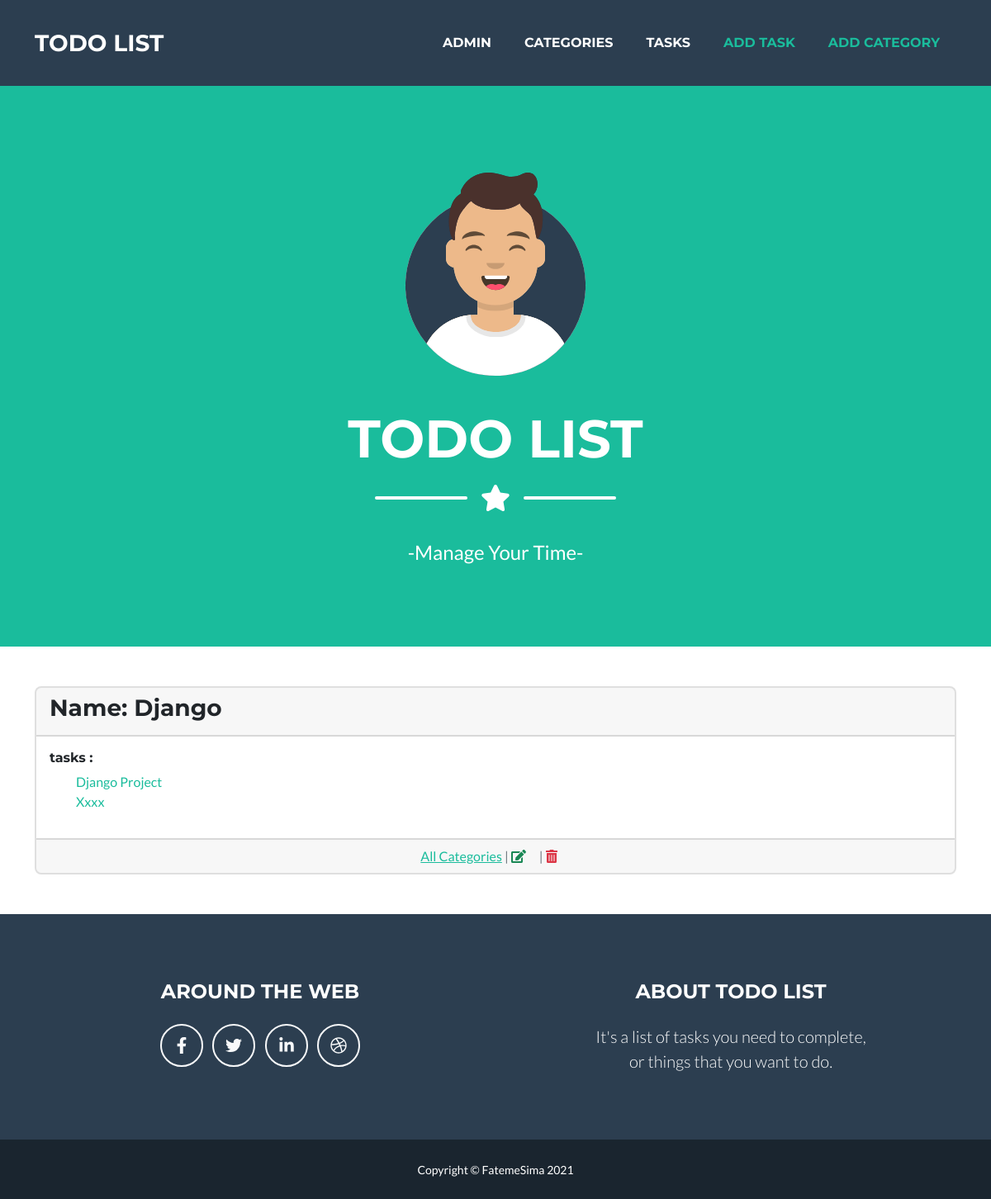
/todo/category/django/, run on the app's committed database.
### todo/models.py (models this page shows, shortened)
class Category(models.Model):
    name = models.CharField(max_length=50, unique=True, blank=False)
    slug = models.SlugField(unique=True, blank=True)
    objects = models.Manager()
    categories = CategoryManager()

class Task(models.Model):
    class Meta:
        ordering = ['due_date']
    title = models.CharField(max_length=100)
    description = models.TextField(blank=True, null=True)
    due_date = models.DateTimeField(editable=True)
    priority = models.CharField(
        max_length=30,
        choices=PRIORITIES,
        default=PRIORITIES[0][0]
    )
    done = models.BooleanField(default=False)
    slug = models.SlugField(unique=True, blank=True)
    category = models.ForeignKey(Category, related_name='tasks', on_delete=models.CASCADE)
    objects = models.Manager()
    tasks = TaskManager()
    def get_absolute_url(self):
        return reverse('task_detail', args=[self.slug])

### todo/views.py (the view)
# urls.py: path('category/<slug:slug>/', CategoryDetailView.as_view(), name='category_detail'),
class CategoryDetailView(DetailView):
    model = Category
    template_name = 'todo/category_detail.html'

### todo/templatetags/custom_tags.py (called while the page is built)
@register.filter("custom_title")
def title_filter(value):
    return value.title()

### templates/todo/category_detail.html
{% extends 'base.html' %}
{% load custom_tags %}
{% block content %}
    <div class="card">
        <div class="card-header">
            <h3 class="font-weight-bold">Name: {{ object.name | custom_title }}</h3>
        </div>
        <div class="card-body">
            {% if object.tasks.all %}
                <h6>tasks :</h6>
                <ul style="list-style-type: none">
                    {% for task in object.tasks.all %}
                        <li><a style="text-decoration: none" href={{ task.get_absolute_url }}>{{ task.title | custom_title }}</a></li>
                    {% endfor %}
                </ul>
                {% else %}
                    <h6>this category has no tasks...</h6>
            {% endif %}
        </div>
        <div class="card-footer text-center text-muted">
            <a href="{% url 'category_list' %}">All Categories</a> |
            <a href="{% url 'category_edit' object.slug %}" style="text-decoration: none"><i class="fas fa-edit text-success me-3"></i></a>|
            <a href="#" style="text-decoration: none"><i class="fas fa-trash-alt text-danger me-3"></i></a>
        </div>
    </div>
{% endblock content %}

### data on the page
Category: name|custom_title "Django"
Task: title|custom_title "Django Project"
Task: title|custom_title "Xxxx"
